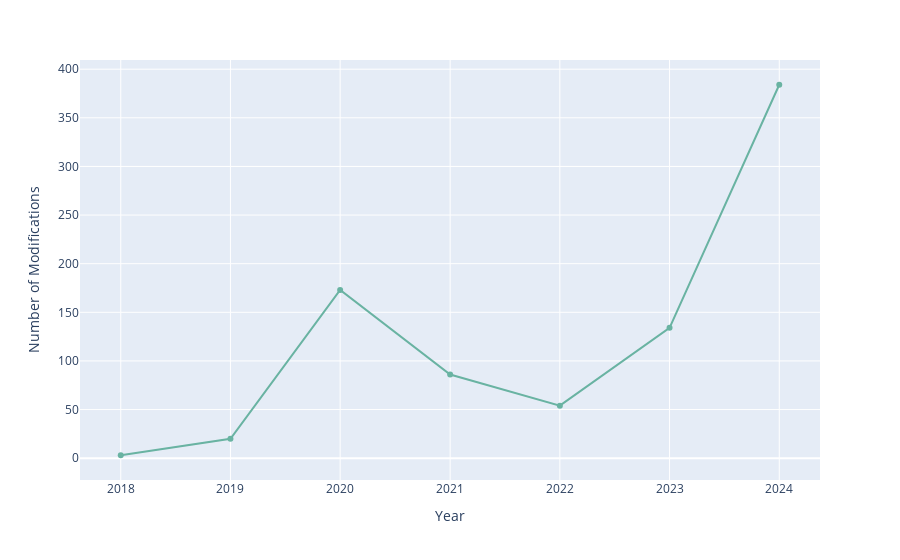

Write notebook code for a chart like this one.
### Code cell
df['dateModified'] = pd.to_datetime(df['dateModified'])

df['Period'] = df['dateModified'].dt.to_period("Y")

modification_counts = df.groupby('Period').size()

fig = px.line(df, x=modification_counts.index.to_timestamp(), y=modification_counts, markers=True,
              labels=dict(x="Year", y = "Number of Modifications"))
fig.update_traces(line_color='#69b3a2')

fig.show()

### Figure 1 — Plotly figure (JSON) as saved in the notebook; plotly's stock layout.template omitted (floating-point values rounded to 4 significant figures)
{"data": [{"hovertemplate": "Year=%{x}<br>Number of Modifications=%{y}<extra></extra>", "legendgroup": "", "line": {"color": "#69b3a2", "dash": "solid"}, "marker": {"symbol": "circle"}, "mode": "lines+markers", "name": "", "orientation": "v", "showlegend": false, "type": "scatter", "x": ["2018-01-01T00:00:00", "2019-01-01T00:00:00", "2020-01-01T00:00:00", "2021-01-01T00:00:00", "2022-01-01T00:00:00", "2023-01-01T00:00:00", "2024-01-01T00:00:00"], "xaxis": "x", "y": [3, 20, 173, 86, 54, 134, 384], "yaxis": "y"}], "layout": {"legend": {"tracegroupgap": 0}, "margin": {"t": 60}, "xaxis": {"anchor": "y", "domain": [0, 1], "title": {"text": "Year"}}, "yaxis": {"anchor": "x", "domain": [0, 1], "title": {"text": "Number of Modifications"}}}}
